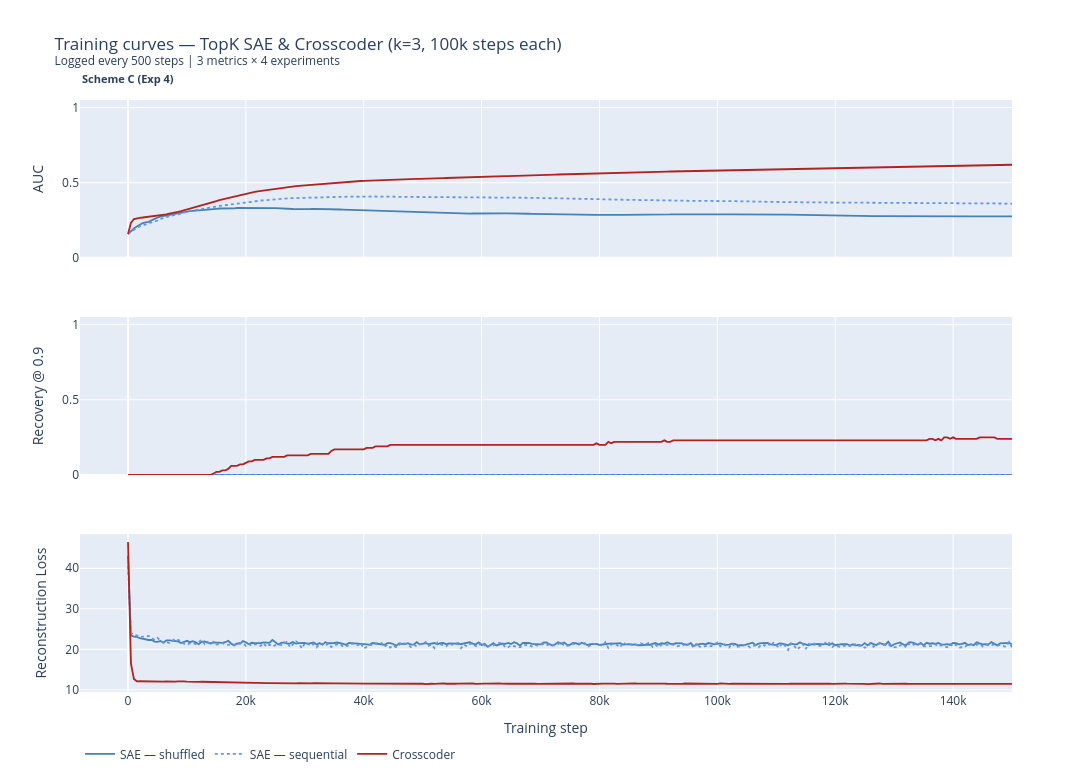
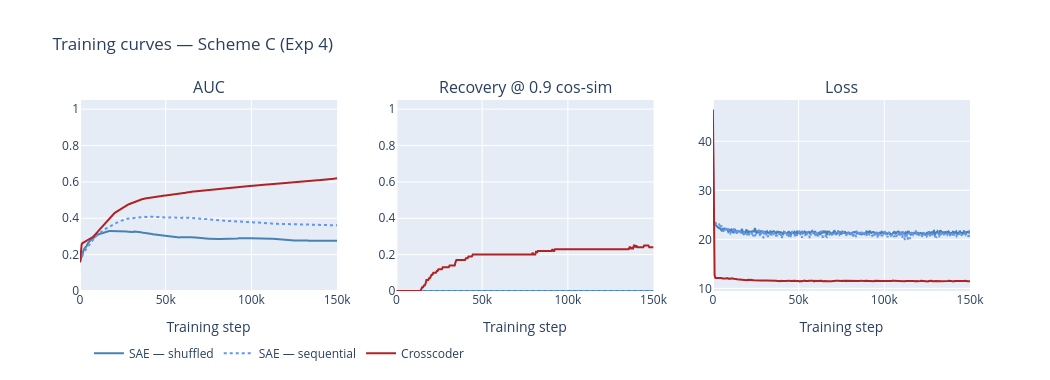

Notebook source saved alongside these figures, in order:
### Code cell
# ── Combined training curves: AUC, Recovery@0.9, Loss — all experiments ──────
#
# 4 experiments × 3 models × 3 metrics = 12 subplot panels (4 cols × 3 rows)

METRICS = [
    ('auc',         'AUC',              [0, 1.05]),
    ('recovery_90', 'Recovery @ 0.9',   [0, 1.05]),
    ('loss',        'Reconstruction Loss', None),
]

MODEL_CURVES = [
    ('hist_sae_shuf', 'SAE — shuffled',   'steelblue',      'solid'),
    ('hist_sae_seq',  'SAE — sequential', 'cornflowerblue', 'dot'),
    ('hist_cc',       'Crosscoder',       'firebrick',       'solid'),
]

n_exp = len(ALL_RESULTS)
n_met = len(METRICS)

fig = make_subplots(
    rows=n_met, cols=n_exp,
    subplot_titles=[
        f'{r["label"].replace(chr(10), " ")}' for r in ALL_RESULTS
    ] * 1 + [''] * (n_exp * (n_met - 1)),   # titles only on top row
    shared_xaxes='columns',
    vertical_spacing=0.08,
    horizontal_spacing=0.06,
)

# Fix: subplot_titles only takes one per subplot; rebuild manually
fig = make_subplots(
    rows=n_met, cols=n_exp,
    shared_xaxes='columns',
    vertical_spacing=0.10,
    horizontal_spacing=0.07,
)

for col, r in enumerate(ALL_RESULTS, start=1):
    exp_label = r['label'].replace('\n', ' ')
    for row, (metric_key, metric_name, y_range) in enumerate(METRICS, start=1):
        for hist_key, model_name, color, dash in MODEL_CURVES:
            hist = r[hist_key]
            steps = [h['step'] for h in hist]
            vals  = [h[metric_key] for h in hist]
            fig.add_trace(
                go.Scatter(
                    x=steps, y=vals,
                    name=model_name,
                    line=dict(color=color, dash=dash, width=1.8),
                    showlegend=(row == 1 and col == 1),
                    legendgroup=hist_key,
                    hovertemplate=f'{model_name}<br>step=%{{x}}<br>{metric_name}=%{{y:.4f}}<extra></extra>',
                ),
                row=row, col=col,
            )
        # Y-axis label (left column only) and optional range
        yaxis_kw = dict(title_text=metric_name) if col == 1 else {}
        if y_range:
            yaxis_kw['range'] = y_range
        if yaxis_kw:
            axis_id = '' if (row == 1 and col == 1) else f'{(row-1)*n_exp + col}'
            fig.update_yaxes(row=row, col=col, **yaxis_kw)

        # X-axis label (bottom row only)
        if row == n_met:
            fig.update_xaxes(title_text='Training step', row=row, col=col)

        # Experiment label as annotation at top of each column (first row)
        if row == 1:
            fig.add_annotation(
                text=f'<b>{exp_label}</b>',
                xref=f'x{(col) if col > 1 else ""}', yref='paper',
                x=0.5, y=1.02, xanchor='center', yanchor='bottom',
                showarrow=False, font=dict(size=11),
            )

fig.update_layout(
    title=(
        f'Training curves — TopK SAE & Crosscoder (k={TOP_K}, 100k steps each)<br>'
        f'<sup>Logged every {LOG_INTERVAL} steps | 3 metrics × 4 experiments</sup>'
    ),
    height=780, width=1200,
    legend=dict(x=0.0, y=-0.08, orientation='h', bgcolor='rgba(255,255,255,0.8)'),
    margin=dict(t=100),
)
fig.show()


# ── Per-experiment training-curve summary (larger, one figure per exp) ─────────
for r in ALL_RESULTS:
    exp_label = r['label'].replace('\n', ' ')
    fig2 = make_subplots(rows=1, cols=3,
                         subplot_titles=['AUC', 'Recovery @ 0.9 cos-sim', 'Loss'],
                         shared_xaxes=True)
    for hist_key, model_name, color, dash in MODEL_CURVES:
        hist  = r[hist_key]
        steps = [h['step'] for h in hist]
        for col_i, (metric_key, _, _) in enumerate(METRICS, start=1):
            vals = [h[metric_key] for h in hist]
            fig2.add_trace(
                go.Scatter(x=steps, y=vals, name=model_name,
                           line=dict(color=color, dash=dash, width=2),
                           showlegend=(col_i == 1), legendgroup=hist_key),
                row=1, col=col_i,
            )
    fig2.update_layout(
        title=f'Training curves — {exp_label}',
        height=380, width=1050,
        legend=dict(x=0.01, y=-0.25, orientation='h'),
    )
    fig2.update_xaxes(title_text='Training step')
    fig2.update_yaxes(range=[0, 1.05], col=1)
    fig2.update_yaxes(range=[0, 1.05], col=2)
    fig2.show()

### Figure 1 — Plotly figure (JSON) as saved in the notebook; plotly's stock layout.template omitted (floating-point values rounded to 4 significant figures; data arrays with more than 128 entries replaced by an {"elided": "..."} marker saying what was removed)
{"data": [{"hovertemplate": "SAE — shuffled<br>step=%{x}<br>AUC=%{y:.4f}<extra></extra>", "legendgroup": "hist_sae_shuf", "line": {"color": "steelblue", "dash": "solid", "width": 1.8}, "name": "SAE — shuffled", "showlegend": true, "type": "scatter", "x": {"elided": "301 int values"}, "xaxis": "x", "y": {"elided": "301 float values"}, "yaxis": "y"}, {"hovertemplate": "SAE — sequential<br>step=%{x}<br>AUC=%{y:.4f}<extra></extra>", "legendgroup": "hist_sae_seq", "line": {"color": "cornflowerblue", "dash": "dot", "width": 1.8}, "name": "SAE — sequential", "showlegend": true, "type": "scatter", "x": {"elided": "301 int values"}, "xaxis": "x", "y": {"elided": "301 float values"}, "yaxis": "y"}, {"hovertemplate": "Crosscoder<br>step=%{x}<br>AUC=%{y:.4f}<extra></extra>", "legendgroup": "hist_cc", "line": {"color": "firebrick", "dash": "solid", "width": 1.8}, "name": "Crosscoder", "showlegend": true, "type": "scatter", "x": {"elided": "301 int values"}, "xaxis": "x", "y": {"elided": "301 float values"}, "yaxis": "y"}, {"hovertemplate": "SAE — shuffled<br>step=%{x}<br>Recovery @ 0.9=%{y:.4f}<extra></extra>", "legendgroup": "hist_sae_shuf", "line": {"color": "steelblue", "dash": "solid", "width": 1.8}, "name": "SAE — shuffled", "showlegend": false, "type": "scatter", "x": {"elided": "301 int values"}, "xaxis": "x2", "y": {"elided": "301 int values"}, "yaxis": "y2"}, {"hovertemplate": "SAE — sequential<br>step=%{x}<br>Recovery @ 0.9=%{y:.4f}<extra></extra>", "legendgroup": "hist_sae_seq", "line": {"color": "cornflowerblue", "dash": "dot", "width": 1.8}, "name": "SAE — sequential", "showlegend": false, "type": "scatter", "x": {"elided": "301 int values"}, "xaxis": "x2", "y": {"elided": "301 int values"}, "yaxis": "y2"}, {"hovertemplate": "Crosscoder<br>step=%{x}<br>Recovery @ 0.9=%{y:.4f}<extra></extra>", "legendgroup": "hist_cc", "line": {"color": "firebrick", "dash": "solid", "width": 1.8}, "name": "Crosscoder", "showlegend": false, "type": "scatter", "x": {"elided": "301 int values"}, "xaxis": "x2", "y": {"elided": "301 float values"}, "yaxis": "y2"}, {"hovertemplate": "SAE — shuffled<br>step=%{x}<br>Reconstruction Loss=%{y:.4f}<extra></extra>", "legendgroup": "hist_sae_shuf", "line": {"color": "steelblue", "dash": "solid", "width": 1.8}, "name": "SAE — shuffled", "showlegend": false, "type": "scatter", "x": {"elided": "301 int values"}, "xaxis": "x3", "y": {"elided": "301 float values"}, "yaxis": "y3"}, {"hovertemplate": "SAE — sequential<br>step=%{x}<br>Reconstruction Loss=%{y:.4f}<extra></extra>", "legendgroup": "hist_sae_seq", "line": {"color": "cornflowerblue", "dash": "dot", "width": 1.8}, "name": "SAE — sequential", "showlegend": false, "type": "scatter", "x": {"elided": "301 int values"}, "xaxis": "x3", "y": {"elided": "301 float values"}, "yaxis": "y3"}, {"hovertemplate": "Crosscoder<br>step=%{x}<br>Reconstruction Loss=%{y:.4f}<extra></extra>", "legendgroup": "hist_cc", "line": {"color": "firebrick", "dash": "solid", "width": 1.8}, "name": "Crosscoder", "showlegend": false, "type": "scatter", "x": {"elided": "301 int values"}, "xaxis": "x3", "y": {"elided": "301 float values"}, "yaxis": "y3"}], "layout": {"annotations": [{"font": {"size": 11}, "showarrow": false, "text": "<b>Scheme C (Exp 4)</b>", "x": 0.5, "xanchor": "center", "xref": "x", "y": 1.02, "yanchor": "bottom", "yref": "paper"}], "height": 780, "legend": {"bgcolor": "rgba(255,255,255,0.8)", "orientation": "h", "x": 0, "y": -0.08}, "margin": {"t": 100}, "title": {"text": "Training curves — TopK SAE & Crosscoder (k=3, 100k steps each)<br><sup>Logged every 500 steps | 3 metrics × 4 experiments</sup>"}, "width": 1200, "xaxis": {"anchor": "y", "domain": [0, 1], "matches": "x3", "showticklabels": false}, "xaxis2": {"anchor": "y2", "domain": [0, 1], "matches": "x3", "showticklabels": false}, "xaxis3": {"anchor": "y3", "domain": [0, 1], "title": {"text": "Training step"}}, "yaxis": {"anchor": "x", "domain": [0.7333, 1], "range": [0, 1.05], "title": {"text": "AUC"}}, "yaxis2": {"anchor": "x2", "domain": [0.3667, 0.6333], "range": [0, 1.05], "title": {"text": "Recovery @ 0.9"}}, "yaxis3": {"anchor": "x3", "domain": [0, 0.2667], "title": {"text": "Reconstruction Loss"}}}}

### Figure 2 — Plotly figure (JSON) as saved in the notebook; plotly's stock layout.template omitted (floating-point values rounded to 4 significant figures; data arrays with more than 128 entries replaced by an {"elided": "..."} marker saying what was removed)
{"data": [{"legendgroup": "hist_sae_shuf", "line": {"color": "steelblue", "dash": "solid", "width": 2}, "name": "SAE — shuffled", "showlegend": true, "type": "scatter", "x": {"elided": "301 int values"}, "xaxis": "x", "y": {"elided": "301 float values"}, "yaxis": "y"}, {"legendgroup": "hist_sae_shuf", "line": {"color": "steelblue", "dash": "solid", "width": 2}, "name": "SAE — shuffled", "showlegend": false, "type": "scatter", "x": {"elided": "301 int values"}, "xaxis": "x2", "y": {"elided": "301 int values"}, "yaxis": "y2"}, {"legendgroup": "hist_sae_shuf", "line": {"color": "steelblue", "dash": "solid", "width": 2}, "name": "SAE — shuffled", "showlegend": false, "type": "scatter", "x": {"elided": "301 int values"}, "xaxis": "x3", "y": {"elided": "301 float values"}, "yaxis": "y3"}, {"legendgroup": "hist_sae_seq", "line": {"color": "cornflowerblue", "dash": "dot", "width": 2}, "name": "SAE — sequential", "showlegend": true, "type": "scatter", "x": {"elided": "301 int values"}, "xaxis": "x", "y": {"elided": "301 float values"}, "yaxis": "y"}, {"legendgroup": "hist_sae_seq", "line": {"color": "cornflowerblue", "dash": "dot", "width": 2}, "name": "SAE — sequential", "showlegend": false, "type": "scatter", "x": {"elided": "301 int values"}, "xaxis": "x2", "y": {"elided": "301 int values"}, "yaxis": "y2"}, {"legendgroup": "hist_sae_seq", "line": {"color": "cornflowerblue", "dash": "dot", "width": 2}, "name": "SAE — sequential", "showlegend": false, "type": "scatter", "x": {"elided": "301 int values"}, "xaxis": "x3", "y": {"elided": "301 float values"}, "yaxis": "y3"}, {"legendgroup": "hist_cc", "line": {"color": "firebrick", "dash": "solid", "width": 2}, "name": "Crosscoder", "showlegend": true, "type": "scatter", "x": {"elided": "301 int values"}, "xaxis": "x", "y": {"elided": "301 float values"}, "yaxis": "y"}, {"legendgroup": "hist_cc", "line": {"color": "firebrick", "dash": "solid", "width": 2}, "name": "Crosscoder", "showlegend": false, "type": "scatter", "x": {"elided": "301 int values"}, "xaxis": "x2", "y": {"elided": "301 float values"}, "yaxis": "y2"}, {"legendgroup": "hist_cc", "line": {"color": "firebrick", "dash": "solid", "width": 2}, "name": "Crosscoder", "showlegend": false, "type": "scatter", "x": {"elided": "301 int values"}, "xaxis": "x3", "y": {"elided": "301 float values"}, "yaxis": "y3"}], "layout": {"annotations": [{"font": {"size": 16}, "showarrow": false, "text": "AUC", "x": 0.1444, "xanchor": "center", "xref": "paper", "y": 1, "yanchor": "bottom", "yref": "paper"}, {"font": {"size": 16}, "showarrow": false, "text": "Recovery @ 0.9 cos-sim", "x": 0.5, "xanchor": "center", "xref": "paper", "y": 1, "yanchor": "bottom", "yref": "paper"}, {"font": {"size": 16}, "showarrow": false, "text": "Loss", "x": 0.8556, "xanchor": "center", "xref": "paper", "y": 1, "yanchor": "bottom", "yref": "paper"}], "height": 380, "legend": {"orientation": "h", "x": 0.01, "y": -0.25}, "title": {"text": "Training curves — Scheme C (Exp 4)"}, "width": 1050, "xaxis": {"anchor": "y", "domain": [0, 0.2889], "title": {"text": "Training step"}}, "xaxis2": {"anchor": "y2", "domain": [0.3556, 0.6444], "title": {"text": "Training step"}}, "xaxis3": {"anchor": "y3", "domain": [0.7111, 1], "title": {"text": "Training step"}}, "yaxis": {"anchor": "x", "domain": [0, 1], "range": [0, 1.05]}, "yaxis2": {"anchor": "x2", "domain": [0, 1], "range": [0, 1.05]}, "yaxis3": {"anchor": "x3", "domain": [0, 1]}}}
